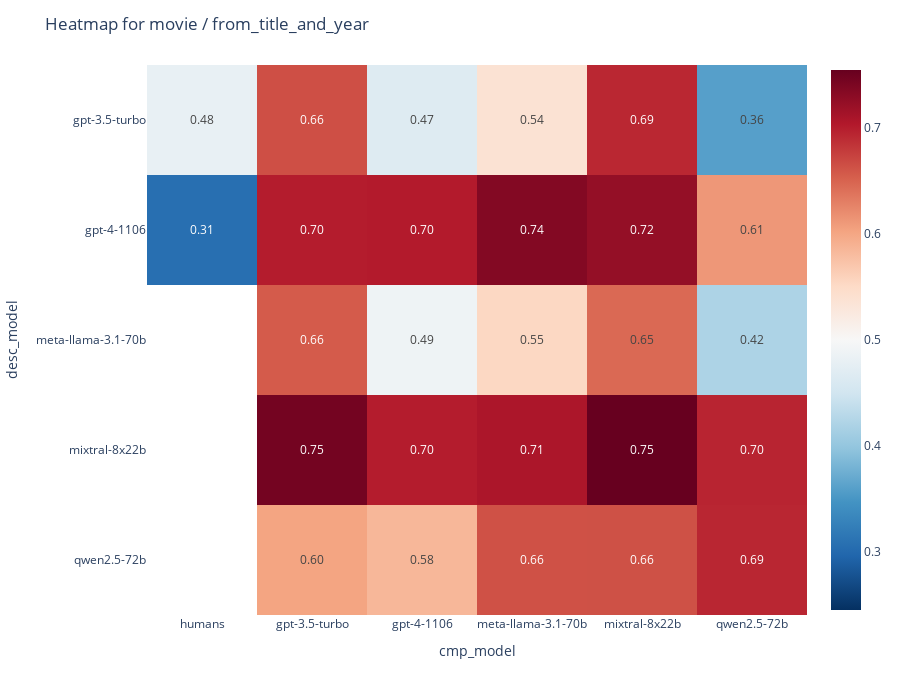

Notebook code for this chart:
### Code cell
for name, ftype in list(df[["name", "ftype"]].value_counts().index):
    print(name, "/", ftype)
    d = df2[(df2.ftype == ftype) & (df2.name == name)]
    d = d.groupby(["desc_model", "cmp_model"], as_index=False).agg({"value": "mean"})

    # Create pivot table
    tab = d.pivot(index="desc_model", columns="cmp_model", values="value")

    # Reorder columns to move 'humans' to the left
    if "humans" in tab.columns:
        columns = ["humans"] + [col for col in tab.columns if col != "humans"]
        tab = tab[columns]

    # Generate heatmap
    fig = px.imshow(
        tab,
        text_auto=".2f",
        color_continuous_scale="RdBu_r",
        height=700,
        color_continuous_midpoint=0.5,
    )
    fig.update_layout(
        plot_bgcolor="rgba(0, 0, 0, 0)", title=f"Heatmap for {name} / {ftype}"
    )
    fig.show()
    # save as pdf
    fig.write_image(f"visualizations/{name}_{ftype}_heatmap.pdf")

### Figure 1 — Plotly figure (JSON) as saved in the notebook; plotly's stock layout.template omitted (floating-point values rounded to 4 significant figures)
{"data": [{"coloraxis": "coloraxis", "hovertemplate": "cmp_model: %{x}<br>desc_model: %{y}<br>color: %{z}<extra></extra>", "name": "0", "texttemplate": "%{z:.2f}", "type": "heatmap", "x": ["humans", "gpt-3.5-turbo", "gpt-4-1106", "meta-llama-3.1-70b", "mixtral-8x22b", "qwen2.5-72b"], "xaxis": "x", "y": ["gpt-3.5-turbo", "gpt-4-1106", "meta-llama-3.1-70b", "mixtral-8x22b", "qwen2.5-72b"], "yaxis": "y", "z": [[0.48, 0.6649, 0.466, 0.538, 0.6931, 0.3594], [0.3067, 0.7011, 0.7026, 0.736, 0.7241, 0.612], [null, 0.6563, 0.488, 0.554, 0.646, 0.42], [null, 0.746, 0.7008, 0.708, 0.755, 0.6954], [null, 0.602, 0.5847, 0.6633, 0.6637, 0.694]]}], "layout": {"coloraxis": {"cmid": 0.5, "colorscale": [[0, "rgb(5,48,97)"], [0.1, "rgb(33,102,172)"], [0.2, "rgb(67,147,195)"], [0.3, "rgb(146,197,222)"], [0.4, "rgb(209,229,240)"], [0.5, "rgb(247,247,247)"], [0.6, "rgb(253,219,199)"], [0.7, "rgb(244,165,130)"], [0.8, "rgb(214,96,77)"], [0.9, "rgb(178,24,43)"], [1, "rgb(103,0,31)"]]}, "height": 700, "margin": {"t": 60}, "plot_bgcolor": "rgba(0, 0, 0, 0)", "title": {"text": "Heatmap for movie / from_title_and_year"}, "xaxis": {"anchor": "y", "constrain": "domain", "domain": [0, 1], "scaleanchor": "y", "title": {"text": "cmp_model"}}, "yaxis": {"anchor": "x", "autorange": "reversed", "constrain": "domain", "domain": [0, 1], "title": {"text": "desc_model"}}}}
